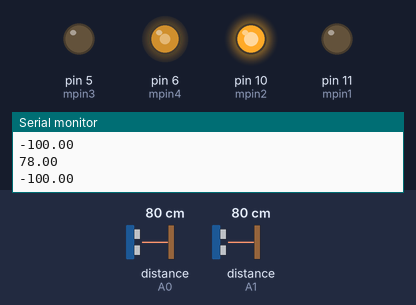
A sketch run on a simulated Arduino Uno, built with avr-gcc and run on an emulated ATmega328P. On the bench: output pins drawn as LEDs (lit = HIGH), the last lines printed to the serial monitor. Wiring (inferred from the names in the program): 2 × ultrasonic range finder: trigger pin 3, echo A0 / trigger pin 9, echo A1. The test bench sets the inputs (shaded band); at power-on: distance to the obstacle (sensors on A1, A0) 80 cm. The echo pulse lasts 58.3 µs per cm; pins used as bus, display or sensor lines are not drawn.

Above: at 1.3 s.
1.4 s: distance to the obstacle (sensor on A1) set to 12 cm
At 1.8 s:
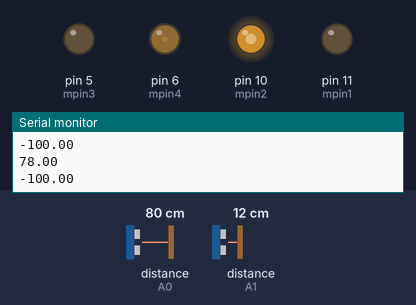
4.4 s: distance to the obstacle (sensor on A1) set to 18 cm
At 6.2 s:
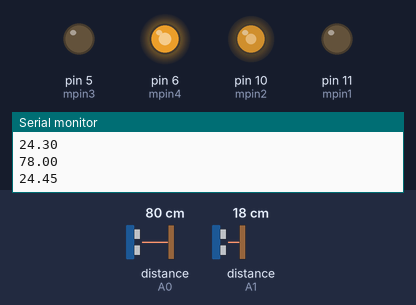
6.5 s: distance to the obstacle (sensor on A0) set to 2 cm
Timing chart, 0 to 14.7 s (numbered marks = the images above; inputs shaded):
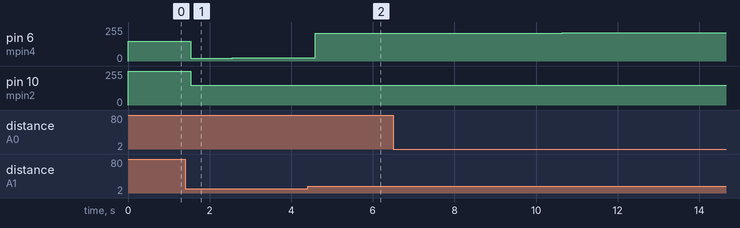

Measured:
- after the input at 1.4 s, pin 6 (mpin4): 150/255 → 22/255 after 0.14 s, → 23/255 1.0 s later, → 24/255 1.0 s later; pin 10 (mpin2): 255/255 → 150/255 after 0.14 s

The sketch:

sketch_jul15a.ino
```cpp
#include <PID_v1.h>

#define mxspd 255
#define kp 10
#define kd 0.5
#define ki 0

int mpin1=11;
int mpin2=10;
int mpin3=5;
int mpin4=6;

double defspd=150;
double spdl;
double spdr;

double setpt = 20;
double distance;

const int trigpin=3;
const int echopin=A0;

long duration;
double ctrlsgnl;

const int trigpin1=9;
const int echopin1=A1;

long duration1;
double distance1;

double distancef;
double distancel;

PID myPID(&distancel,&ctrlsgnl,&setpt,kp,kd,ki,DIRECT);


void setup()
{
  pinMode(mpin1,OUTPUT);
  pinMode(mpin2,OUTPUT);
  pinMode(mpin3,OUTPUT);
  pinMode(mpin4,OUTPUT);

  pinMode(trigpin,OUTPUT);
  pinMode(echopin,INPUT);
  pinMode(trigpin1,OUTPUT);
  pinMode(echopin1,INPUT);

  myPID.SetOutputLimits(-100,100);
  myPID.SetMode(AUTOMATIC);

  Serial.begin(9600);

}

void loop() {
    distancef=ultsndf();
    distancel=ultsndl();
    if(distancef>30 && distancel>20)
    {
      spdl=1.2*defspd;
      spdr=1.2*defspd;
      move();

    }

    else if(distancel<15 && distancef>35)
    {
      spdl=1.2*defspd;
      spdr=0.25*defspd;
      move();
    }
    else if(distancef<40 )
    {
      spdl=(-1.2*defspd);
      spdr=(-1.2*defspd);
      move();
    }
/*    else
    {
      stp();
    }

*/
    myPID.Compute();
    if(ctrlsgnl>0)
    {
      spdl=1.2*(defspd+ctrlsgnl);
      spdr=defspd;
      move();
      delay(500);
    }
    else
    {

      spdr=1.2*(defspd-ctrlsgnl);
      spdl=defspd;
      move();
      delay(500);
    }
    Serial.println(distancef);
    Serial.println(ctrlsgnl);
}
void move()
{
  if (spdr>0)
  {
    analogWrite(mpin1,0);
    analogWrite(mpin2,spdr);
    if (spdl>0)
    {
       analogWrite(mpin3,0);
       analogWrite(mpin4,spdl);
    }
    else
    {
      analogWrite(mpin4,0);
      analogWrite(mpin3,-spdl);
    }
  }
  else
  {
    analogWrite(mpin2,0);
    analogWrite(mpin1,-spdr);
    if (spdl>0)
    {
       analogWrite(mpin3,0);
       analogWrite(mpin4,spdl);
    }
    else
    {
      analogWrite(mpin4,0);
      analogWrite(mpin3,-spdl);
    }
  }

}

void stp()
{
  analogWrite(mpin2,0);
  analogWrite(mpin1,0);
  analogWrite(mpin4,0);
  analogWrite(mpin3,0);
}
int ultsndf()
{
  digitalWrite(trigpin,LOW);
  delayMicroseconds(2);
  digitalWrite(trigpin,HIGH);
  delayMicroseconds(10);
  digitalWrite(trigpin,LOW);
  duration=pulseIn(echopin,HIGH);
  distance=duration*.034/2;

  return distance;
}
int ultsndl()
{
  digitalWrite(trigpin1,LOW);
  delayMicroseconds(2);
  digitalWrite(trigpin1,HIGH);
  delayMicroseconds(10);
  digitalWrite(trigpin1,LOW);
  duration1=pulseIn(echopin1,HIGH);
  distance1=duration1*.034/2;

  return distance1;
}
```
